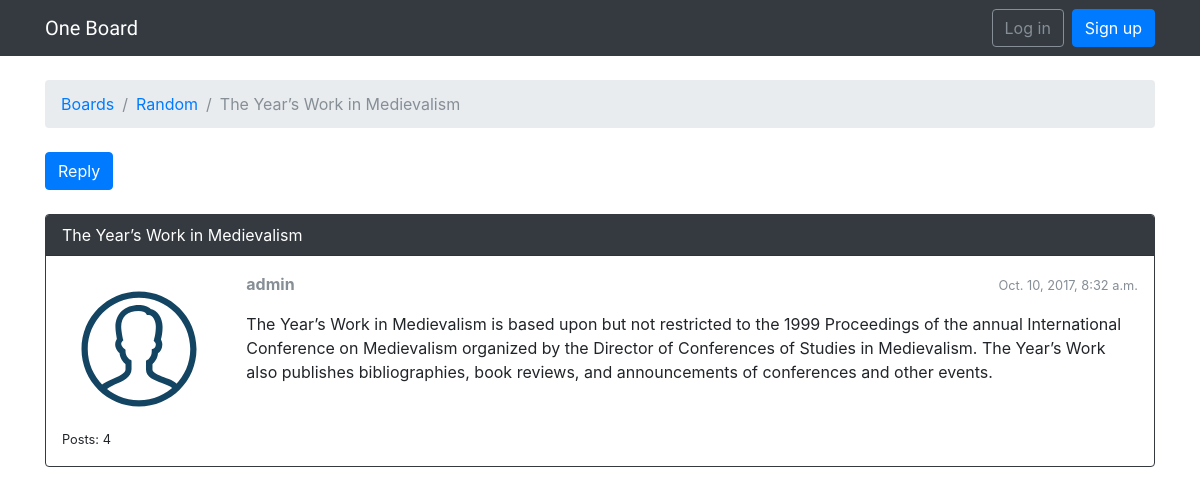
The page /boards/3/topics/1/ on the database as committed earlier.
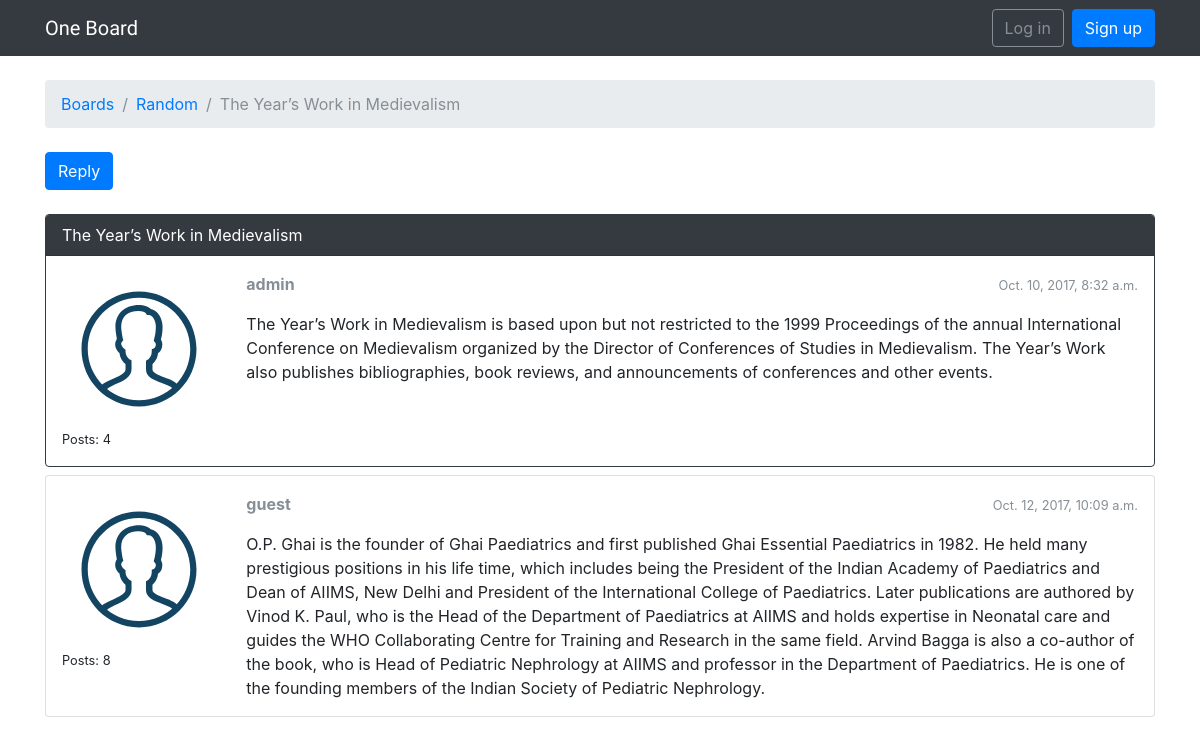
The same page on the database as committed later.
### boards/models.py (models this page shows, shortened)
class Topic(models.Model):
    subject = models.CharField(max_length=255)
    last_updated = models.DateTimeField(auto_now_add=True)
    board = models.ForeignKey(Board, related_name='topics')
    starter = models.ForeignKey(User, related_name='topics')

class Post(models.Model):
    message = models.TextField(max_length=4000)
    topic = models.ForeignKey(Topic, related_name='posts')
    created_at = models.DateTimeField(auto_now_add=True)
    updated_at = models.DateTimeField(null=True)
    created_by = models.ForeignKey(User, related_name='posts')
    updated_by = models.ForeignKey(User, null=True, related_name='+')

class Board(models.Model):
    name = models.CharField(max_length=30, unique=True)
    description = models.CharField(max_length=100)

### boards/views.py (the view)
# urls.py: url(r'^boards/(?P<pk>\d+)/topics/(?P<topic_pk>\d+)/$', views.topic_posts, name='topic_posts'),
def topic_posts(request, pk, topic_pk):
    topic = get_object_or_404(Topic, board__pk=pk, pk=topic_pk)
    return render(request, 'topic_posts.html', {'topic': topic})

### templates/topic_posts.html (shortened to what this page needs)
{% extends 'base.html' %}
{% load static %}
{% block breadcrumb %}
  <li class="breadcrumb-item"><a href="{% url 'home' %}">Boards</a></li>
  <li class="breadcrumb-item"><a href="{% url 'board_topics' topic.board.pk %}">{{ topic.board.name }}</a></li>
  <li class="breadcrumb-item active">{{ topic.subject }}</li>
{% endblock %}
{% block content %}
  <div class="mb-4">
    <a href="#" class="btn btn-primary" role="button">Reply</a>
  </div>
  {% for post in topic.posts.all %}
    <div class="card mb-2 {% if forloop.first %}border-dark{% endif %}">
      {% if forloop.first %}
        <div class="card-header text-white bg-dark py-2 px-3">{{ topic.subject }}</div>
      {% endif %}
      <div class="card-body p-3">
        <div class="row">
          <div class="col-2">
            <img src="{% static 'img/avatar.svg' %}" alt="{{ post.created_by.username }}" class="w-100">
            <small>Posts: {{ post.created_by.posts.count }}</small>
          </div>
          <div class="col-10">
            <div class="row mb-3">
              <div class="col-6">
                <strong class="text-muted">{{ post.created_by.username }}</strong>
              </div>
              <div class="col-6 text-right">
                <small class="text-muted">{{ post.created_at }}</small>
              </div>
            </div>
            {{ post.message }}
          </div>
        </div>
      </div>
    </div>
  {% endfor %}
{% endblock %}

Rows that differ between the two databases and show on the page:
added Post: created_by.posts.count "8", created_by.username "guest", created_at "Oct. 12, 2017, 10:09 a.m.", message "O.P. Ghai is the founder of Ghai Paediatrics and first published Ghai Essential Paediatrics in 1982. He held many prestigious positions in his life time, which includes being the President of the Indian Academy of Paediatrics and Dean of AIIMS, New Delhi and President of the International College of Paediatrics. Later publications are authored by Vinod K. Paul, who is the Head of the Department of Paediatrics at AIIMS and holds expertise in Neonatal care and guides the WHO Collaborating Centre for Training and Research in the same field. Arvind Bagga is also a co-author of the book, who is Head of Pediatric Nephrology at AIIMS and professor in the Department of Paediatrics. He is one of the…"
